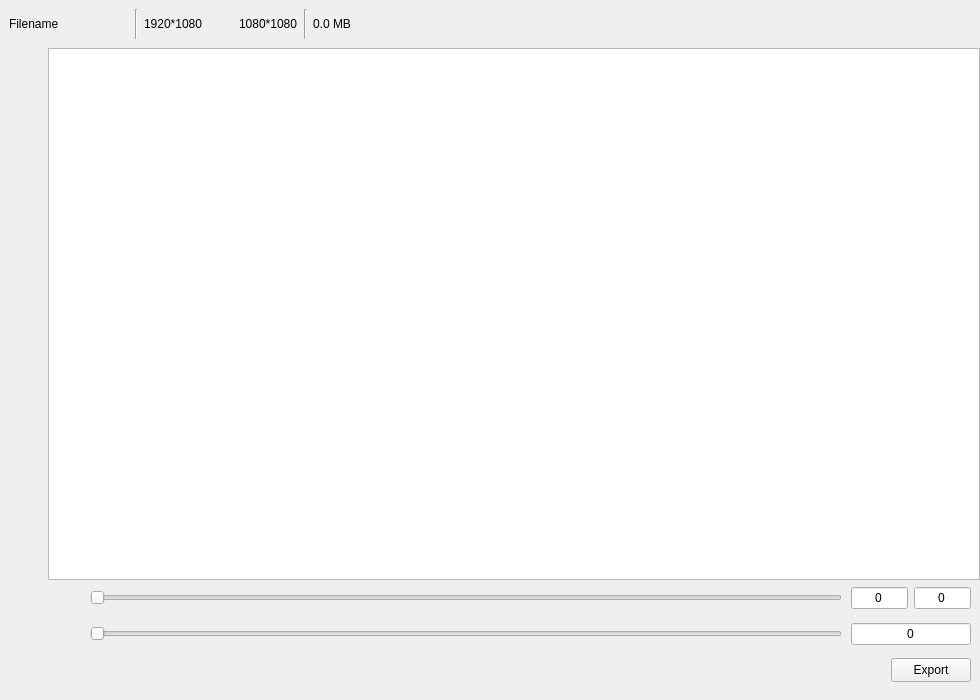
<?xml version="1.0" encoding="UTF-8"?>
<ui version="4.0">
 <class>MainWidget</class>
 <widget class="QWidget" name="MainWidget">
  <property name="geometry">
   <rect>
    <x>0</x>
    <y>0</y>
    <width>980</width>
    <height>700</height>
   </rect>
  </property>
  <property name="font">
   <font>
    <stylestrategy>PreferAntialias</stylestrategy>
   </font>
  </property>
  <property name="windowTitle">
   <string>MainWidget</string>
  </property>
  <layout class="QVBoxLayout" name="verticalLayout">
   <property name="spacing">
    <number>0</number>
   </property>
   <property name="leftMargin">
    <number>0</number>
   </property>
   <property name="topMargin">
    <number>0</number>
   </property>
   <property name="rightMargin">
    <number>0</number>
   </property>
   <property name="bottomMargin">
    <number>0</number>
   </property>
   <item>
    <widget class="QWidget" name="infoBarWidget" native="true">
     <property name="minimumSize">
      <size>
       <width>0</width>
       <height>48</height>
      </size>
     </property>
     <property name="maximumSize">
      <size>
       <width>16777215</width>
       <height>48</height>
      </size>
     </property>
     <layout class="QHBoxLayout" name="horizontalLayout_2">
      <item>
       <widget class="QLabel" name="filenameLabel">
        <property name="minimumSize">
         <size>
          <width>120</width>
          <height>0</height>
         </size>
        </property>
        <property name="maximumSize">
         <size>
          <width>120</width>
          <height>16777215</height>
         </size>
        </property>
        <property name="text">
         <string>Filename</string>
        </property>
       </widget>
      </item>
      <item>
       <widget class="Line" name="line">
        <property name="orientation">
         <enum>Qt::Vertical</enum>
        </property>
       </widget>
      </item>
      <item>
       <widget class="QLabel" name="originSizeLabel">
        <property name="text">
         <string>1920*1080</string>
        </property>
       </widget>
      </item>
      <item>
       <widget class="QLabel" name="label_2">
        <property name="minimumSize">
         <size>
          <width>24</width>
          <height>24</height>
         </size>
        </property>
        <property name="maximumSize">
         <size>
          <width>24</width>
          <height>24</height>
         </size>
        </property>
        <property name="text">
         <string/>
        </property>
        <property name="pixmap">
         <pixmap resource="../resources/app.qrc">:/icons/right_arrow.png</pixmap>
        </property>
        <property name="scaledContents">
         <bool>true</bool>
        </property>
       </widget>
      </item>
      <item>
       <widget class="QLabel" name="resultSizeLabel">
        <property name="text">
         <string>1080*1080</string>
        </property>
       </widget>
      </item>
      <item>
       <widget class="Line" name="line_2">
        <property name="orientation">
         <enum>Qt::Vertical</enum>
        </property>
       </widget>
      </item>
      <item>
       <widget class="QLabel" name="filesizeLabel">
        <property name="text">
         <string>0.0 MB</string>
        </property>
       </widget>
      </item>
      <item>
       <spacer name="horizontalSpacer">
        <property name="orientation">
         <enum>Qt::Horizontal</enum>
        </property>
        <property name="sizeHint" stdset="0">
         <size>
          <width>40</width>
          <height>20</height>
         </size>
        </property>
       </spacer>
      </item>
     </layout>
    </widget>
   </item>
   <item>
    <widget class="QWidget" name="widget_2" native="true">
     <layout class="QHBoxLayout" name="horizontalLayout">
      <property name="spacing">
       <number>0</number>
      </property>
      <property name="leftMargin">
       <number>0</number>
      </property>
      <property name="topMargin">
       <number>0</number>
      </property>
      <property name="rightMargin">
       <number>0</number>
      </property>
      <property name="bottomMargin">
       <number>0</number>
      </property>
      <item>
       <widget class="QWidget" name="sideToolbarWidget" native="true">
        <property name="minimumSize">
         <size>
          <width>48</width>
          <height>0</height>
         </size>
        </property>
        <property name="maximumSize">
         <size>
          <width>48</width>
          <height>16777215</height>
         </size>
        </property>
        <layout class="QVBoxLayout" name="verticalLayout_4">
         <property name="spacing">
          <number>9</number>
         </property>
         <property name="leftMargin">
          <number>3</number>
         </property>
         <property name="rightMargin">
          <number>3</number>
         </property>
         <item>
          <widget class="QPushButton" name="clockwiseButton">
           <property name="minimumSize">
            <size>
             <width>42</width>
             <height>42</height>
            </size>
           </property>
           <property name="maximumSize">
            <size>
             <width>42</width>
             <height>42</height>
            </size>
           </property>
           <property name="text">
            <string/>
           </property>
           <property name="icon">
            <iconset resource="../resources/app.qrc">
             <normaloff>:/icons/clockwise.png</normaloff>:/icons/clockwise.png</iconset>
           </property>
           <property name="iconSize">
            <size>
             <width>42</width>
             <height>42</height>
            </size>
           </property>
           <property name="flat">
            <bool>true</bool>
           </property>
          </widget>
         </item>
         <item>
          <widget class="QPushButton" name="anticlockwiseButton">
           <property name="minimumSize">
            <size>
             <width>42</width>
             <height>42</height>
            </size>
           </property>
           <property name="maximumSize">
            <size>
             <width>42</width>
             <height>42</height>
            </size>
           </property>
           <property name="text">
            <string/>
           </property>
           <property name="icon">
            <iconset resource="../resources/app.qrc">
             <normaloff>:/icons/anticlockwise.png</normaloff>:/icons/anticlockwise.png</iconset>
           </property>
           <property name="iconSize">
            <size>
             <width>42</width>
             <height>42</height>
            </size>
           </property>
           <property name="flat">
            <bool>true</bool>
           </property>
          </widget>
         </item>
         <item>
          <widget class="QPushButton" name="horFlipButton">
           <property name="minimumSize">
            <size>
             <width>42</width>
             <height>42</height>
            </size>
           </property>
           <property name="maximumSize">
            <size>
             <width>42</width>
             <height>42</height>
            </size>
           </property>
           <property name="text">
            <string/>
           </property>
           <property name="icon">
            <iconset resource="../resources/app.qrc">
             <normaloff>:/icons/horizontal_flip.png</normaloff>:/icons/horizontal_flip.png</iconset>
           </property>
           <property name="iconSize">
            <size>
             <width>42</width>
             <height>42</height>
            </size>
           </property>
           <property name="flat">
            <bool>true</bool>
           </property>
          </widget>
         </item>
         <item>
          <widget class="QPushButton" name="verFlipButton">
           <property name="minimumSize">
            <size>
             <width>42</width>
             <height>42</height>
            </size>
           </property>
           <property name="maximumSize">
            <size>
             <width>42</width>
             <height>42</height>
            </size>
           </property>
           <property name="text">
            <string/>
           </property>
           <property name="icon">
            <iconset resource="../resources/app.qrc">
             <normaloff>:/icons/vertical_flip.png</normaloff>:/icons/vertical_flip.png</iconset>
           </property>
           <property name="iconSize">
            <size>
             <width>42</width>
             <height>42</height>
            </size>
           </property>
           <property name="flat">
            <bool>true</bool>
           </property>
          </widget>
         </item>
         <item>
          <spacer name="verticalSpacer">
           <property name="orientation">
            <enum>Qt::Vertical</enum>
           </property>
           <property name="sizeHint" stdset="0">
            <size>
             <width>20</width>
             <height>40</height>
            </size>
           </property>
          </spacer>
         </item>
        </layout>
       </widget>
      </item>
      <item>
       <widget class="QWidget" name="widget_4" native="true">
        <layout class="QVBoxLayout" name="verticalLayout_2">
         <property name="spacing">
          <number>0</number>
         </property>
         <property name="leftMargin">
          <number>0</number>
         </property>
         <property name="topMargin">
          <number>0</number>
         </property>
         <property name="rightMargin">
          <number>0</number>
         </property>
         <property name="bottomMargin">
          <number>0</number>
         </property>
         <item>
          <widget class="QWidget" name="viewWidget" native="true">
           <layout class="QVBoxLayout" name="verticalLayout_3">
            <property name="leftMargin">
             <number>0</number>
            </property>
            <property name="topMargin">
             <number>0</number>
            </property>
            <property name="rightMargin">
             <number>0</number>
            </property>
            <property name="bottomMargin">
             <number>0</number>
            </property>
            <item>
             <widget class="QGraphicsView" name="graphicsView"/>
            </item>
           </layout>
          </widget>
         </item>
         <item>
          <widget class="QWidget" name="bottomToolbarWidget" native="true">
           <property name="minimumSize">
            <size>
             <width>0</width>
             <height>120</height>
            </size>
           </property>
           <property name="maximumSize">
            <size>
             <width>16777215</width>
             <height>120</height>
            </size>
           </property>
           <layout class="QVBoxLayout" name="verticalLayout_5">
            <property name="spacing">
             <number>0</number>
            </property>
            <property name="leftMargin">
             <number>0</number>
            </property>
            <property name="topMargin">
             <number>0</number>
            </property>
            <property name="rightMargin">
             <number>0</number>
            </property>
            <property name="bottomMargin">
             <number>12</number>
            </property>
            <item>
             <widget class="QWidget" name="widget_5" native="true">
              <property name="minimumSize">
               <size>
                <width>0</width>
                <height>36</height>
               </size>
              </property>
              <property name="maximumSize">
               <size>
                <width>16777215</width>
                <height>36</height>
               </size>
              </property>
              <layout class="QHBoxLayout" name="horizontalLayout_4">
               <property name="spacing">
                <number>9</number>
               </property>
               <property name="topMargin">
                <number>6</number>
               </property>
               <property name="bottomMargin">
                <number>6</number>
               </property>
               <item>
                <widget class="QPushButton" name="resetRangeButton">
                 <property name="minimumSize">
                  <size>
                   <width>24</width>
                   <height>24</height>
                  </size>
                 </property>
                 <property name="maximumSize">
                  <size>
                   <width>24</width>
                   <height>24</height>
                  </size>
                 </property>
                 <property name="text">
                  <string/>
                 </property>
                 <property name="icon">
                  <iconset resource="../resources/app.qrc">
                   <normaloff>:/icons/reset.png</normaloff>:/icons/reset.png</iconset>
                 </property>
                 <property name="iconSize">
                  <size>
                   <width>24</width>
                   <height>24</height>
                  </size>
                 </property>
                 <property name="flat">
                  <bool>true</bool>
                 </property>
                </widget>
               </item>
               <item>
                <widget class="QSlider" name="rangeSlider">
                 <property name="orientation">
                  <enum>Qt::Horizontal</enum>
                 </property>
                </widget>
               </item>
               <item>
                <widget class="QWidget" name="widget_6" native="true">
                 <property name="minimumSize">
                  <size>
                   <width>120</width>
                   <height>0</height>
                  </size>
                 </property>
                 <property name="maximumSize">
                  <size>
                   <width>120</width>
                   <height>16777215</height>
                  </size>
                 </property>
                 <layout class="QHBoxLayout" name="horizontalLayout_6">
                  <property name="spacing">
                   <number>6</number>
                  </property>
                  <property name="leftMargin">
                   <number>0</number>
                  </property>
                  <property name="topMargin">
                   <number>0</number>
                  </property>
                  <property name="rightMargin">
                   <number>0</number>
                  </property>
                  <property name="bottomMargin">
                   <number>0</number>
                  </property>
                  <item>
                   <widget class="QLineEdit" name="rangeStartLineEdit">
                    <property name="text">
                     <string>0</string>
                    </property>
                    <property name="alignment">
                     <set>Qt::AlignCenter</set>
                    </property>
                   </widget>
                  </item>
                  <item>
                   <widget class="QLineEdit" name="rangeEndLineEdit">
                    <property name="text">
                     <string>0</string>
                    </property>
                    <property name="alignment">
                     <set>Qt::AlignCenter</set>
                    </property>
                   </widget>
                  </item>
                 </layout>
                </widget>
               </item>
              </layout>
             </widget>
            </item>
            <item>
             <widget class="QWidget" name="widget" native="true">
              <property name="minimumSize">
               <size>
                <width>0</width>
                <height>36</height>
               </size>
              </property>
              <property name="maximumSize">
               <size>
                <width>16777215</width>
                <height>36</height>
               </size>
              </property>
              <layout class="QHBoxLayout" name="horizontalLayout_5">
               <property name="spacing">
                <number>9</number>
               </property>
               <property name="topMargin">
                <number>6</number>
               </property>
               <property name="bottomMargin">
                <number>6</number>
               </property>
               <item>
                <widget class="QPushButton" name="resetValueButton">
                 <property name="minimumSize">
                  <size>
                   <width>24</width>
                   <height>24</height>
                  </size>
                 </property>
                 <property name="maximumSize">
                  <size>
                   <width>24</width>
                   <height>24</height>
                  </size>
                 </property>
                 <property name="text">
                  <string/>
                 </property>
                 <property name="icon">
                  <iconset resource="../resources/app.qrc">
                   <normaloff>:/icons/reset.png</normaloff>:/icons/reset.png</iconset>
                 </property>
                 <property name="iconSize">
                  <size>
                   <width>24</width>
                   <height>24</height>
                  </size>
                 </property>
                 <property name="flat">
                  <bool>true</bool>
                 </property>
                </widget>
               </item>
               <item>
                <widget class="QSlider" name="valueSlider">
                 <property name="orientation">
                  <enum>Qt::Horizontal</enum>
                 </property>
                </widget>
               </item>
               <item>
                <widget class="QWidget" name="widget_7" native="true">
                 <property name="minimumSize">
                  <size>
                   <width>120</width>
                   <height>0</height>
                  </size>
                 </property>
                 <property name="maximumSize">
                  <size>
                   <width>120</width>
                   <height>16777215</height>
                  </size>
                 </property>
                 <layout class="QHBoxLayout" name="horizontalLayout_7">
                  <property name="spacing">
                   <number>6</number>
                  </property>
                  <property name="leftMargin">
                   <number>0</number>
                  </property>
                  <property name="topMargin">
                   <number>0</number>
                  </property>
                  <property name="rightMargin">
                   <number>0</number>
                  </property>
                  <property name="bottomMargin">
                   <number>0</number>
                  </property>
                  <item>
                   <widget class="QLineEdit" name="valueLineEdit">
                    <property name="text">
                     <string>0</string>
                    </property>
                    <property name="alignment">
                     <set>Qt::AlignCenter</set>
                    </property>
                   </widget>
                  </item>
                 </layout>
                </widget>
               </item>
              </layout>
             </widget>
            </item>
            <item>
             <widget class="QWidget" name="widget_3" native="true">
              <property name="minimumSize">
               <size>
                <width>0</width>
                <height>36</height>
               </size>
              </property>
              <property name="maximumSize">
               <size>
                <width>16777215</width>
                <height>36</height>
               </size>
              </property>
              <layout class="QHBoxLayout" name="horizontalLayout_3">
               <property name="spacing">
                <number>9</number>
               </property>
               <property name="topMargin">
                <number>6</number>
               </property>
               <property name="bottomMargin">
                <number>6</number>
               </property>
               <item>
                <widget class="QPushButton" name="undoButton">
                 <property name="minimumSize">
                  <size>
                   <width>24</width>
                   <height>24</height>
                  </size>
                 </property>
                 <property name="maximumSize">
                  <size>
                   <width>24</width>
                   <height>24</height>
                  </size>
                 </property>
                 <property name="text">
                  <string/>
                 </property>
                 <property name="icon">
                  <iconset resource="../resources/app.qrc">
                   <normaloff>:/icons/undo.png</normaloff>:/icons/undo.png</iconset>
                 </property>
                 <property name="iconSize">
                  <size>
                   <width>24</width>
                   <height>24</height>
                  </size>
                 </property>
                 <property name="flat">
                  <bool>true</bool>
                 </property>
                </widget>
               </item>
               <item>
                <widget class="QPushButton" name="redoButton">
                 <property name="minimumSize">
                  <size>
                   <width>24</width>
                   <height>24</height>
                  </size>
                 </property>
                 <property name="maximumSize">
                  <size>
                   <width>24</width>
                   <height>24</height>
                  </size>
                 </property>
                 <property name="text">
                  <string/>
                 </property>
                 <property name="icon">
                  <iconset resource="../resources/app.qrc">
                   <normaloff>:/icons/redo.png</normaloff>:/icons/redo.png</iconset>
                 </property>
                 <property name="iconSize">
                  <size>
                   <width>24</width>
                   <height>24</height>
                  </size>
                 </property>
                 <property name="flat">
                  <bool>true</bool>
                 </property>
                </widget>
               </item>
               <item>
                <widget class="QPushButton" name="differentButton">
                 <property name="minimumSize">
                  <size>
                   <width>24</width>
                   <height>24</height>
                  </size>
                 </property>
                 <property name="maximumSize">
                  <size>
                   <width>24</width>
                   <height>24</height>
                  </size>
                 </property>
                 <property name="text">
                  <string/>
                 </property>
                 <property name="icon">
                  <iconset resource="../resources/app.qrc">
                   <normaloff>:/icons/view_split.png</normaloff>:/icons/view_split.png</iconset>
                 </property>
                 <property name="iconSize">
                  <size>
                   <width>24</width>
                   <height>24</height>
                  </size>
                 </property>
                 <property name="flat">
                  <bool>true</bool>
                 </property>
                </widget>
               </item>
               <item>
                <spacer name="horizontalSpacer_2">
                 <property name="orientation">
                  <enum>Qt::Horizontal</enum>
                 </property>
                 <property name="sizeHint" stdset="0">
                  <size>
                   <width>727</width>
                   <height>19</height>
                  </size>
                 </property>
                </spacer>
               </item>
               <item>
                <widget class="QPushButton" name="exportButton">
                 <property name="sizePolicy">
                  <sizepolicy hsizetype="Minimum" vsizetype="Preferred">
                   <horstretch>0</horstretch>
                   <verstretch>0</verstretch>
                  </sizepolicy>
                 </property>
                 <property name="text">
                  <string>Export</string>
                 </property>
                </widget>
               </item>
              </layout>
             </widget>
            </item>
           </layout>
          </widget>
         </item>
        </layout>
       </widget>
      </item>
     </layout>
    </widget>
   </item>
  </layout>
 </widget>
 <resources>
  <include location="../resources/app.qrc"/>
 </resources>
 <connections/>
</ui>
